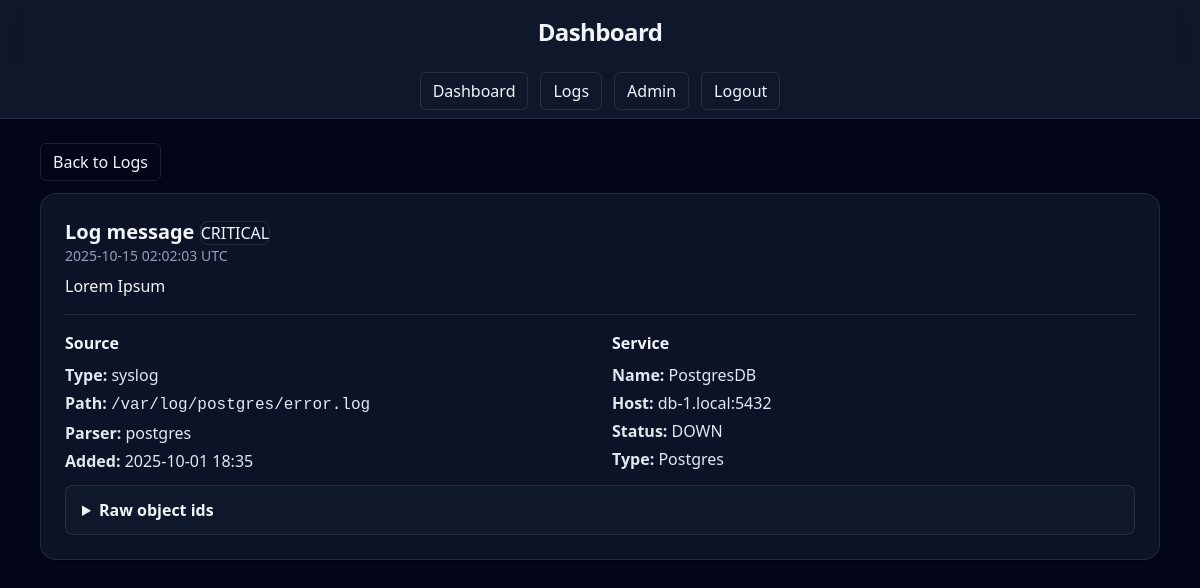
Screenshot of /logs/11 (signed in) with the database file from the repository.
### logging_app/models.py (models this page shows, shortened)
class LogEvent(models.Model):
    source = models.ForeignKey(LogSource, on_delete=models.CASCADE, related_name='events')
    timestamp = models.DateTimeField()
    level = models.CharField(max_length=16) # error, info, warn, critical, etc
    message = models.TextField()

class LogSource(models.Model):
    service_id = models.ForeignKey(Service, on_delete=models.CASCADE, related_name='logs')
    source_type = models.CharField(max_length=16)
    path = models.TextField() # Where the log comes from
    parser = models.CharField(max_length=128, blank=True) # For future processing, what format is the log in?
    created_at = models.DateTimeField(auto_now_add=True)

### monitoring/models.py (models this page shows, shortened)
class Service(models.Model):
    STATUS_CHOICES = (
        ("UP", 'Up'),
        ("DOWN", 'Down'),
        ("UNKNOWN", 'Unknown'),
    )
    server = models.ForeignKey(Server, on_delete=models.PROTECT, related_name='services')
    type = models.ForeignKey(ServiceType, on_delete=models.PROTECT, related_name='services')
    name = models.CharField(max_length=128)
    hostname = models.CharField(max_length=255)
    port = models.PositiveIntegerField()
    status = models.CharField(max_length=16,choices=STATUS_CHOICES, default="UNKNOWN", blank=True)
    config = models.JSONField(default=dict, blank=True)
    created_at = models.DateTimeField(auto_now_add=True)

class ServiceType(models.Model):
    name = models.CharField(max_length=255,unique=True)
    description = models.TextField(blank=True)
    def __str__(self):
        return self.name

### logging_app/views.py (the view)
# urls.py: path('logs/<int:primary_key>',LogDetailView.as_view(),
class LogDetailView(LoginRequiredMixin,View):
    def get(self, request, primary_key):
        log = get_object_or_404(LogEvent, pk=primary_key)
        source = log.source
        service = log.source.service_id
        return render(
            request,
            'logging_app_view/log_details.html',
            {
                'log': log,
                'source': source,
                'service': service
            }
        )

### templates/logging_app_view/log_details.html (shortened to what this page needs)
{% extends "base.html" %}
{% block main_content %}
    <a href="{% url 'logs' %}"
       class="inline-flex items-center rounded-md border border-white/10 px-3 py-1.5 hover:bg-slate-800">Back to
        Logs</a>
    <article class="mt-3 rounded-2xl border border-white/10 bg-slate-900/80 p-6 shadow">
        <header class="mb-2">
            <h3 class="m-0 text-xl py-.5 font-semibold">
                Log message
                <small class="align-middle rounded-lg border border-white/10 text-md font-medium">
                    {{ log.level|upper }}
                </small>
            </h3>
            <p class="m-0 text-sm text-slate-400">{{ log.timestamp|date:"Y-m-d H:i:s T" }}</p>
        </header>
        <section class="text-slate-100">
            {{ log.message }}
        </section>
        <hr class="my-4 border-white/10">
        <section class="grid gap-6 md:grid-cols-2">
            <div>
                <h4 class="mb-2 font-semibold">Source</h4>
                <ul class="space-y-1 text-slate-200">
                    <li><strong>Type:</strong> {{ source.source_type }}</li>
                    <li><strong>Path:</strong> <code>{{ source.path }}</code></li>
                    <li><strong>Parser:</strong> {{ source.parser|default:"none" }}</li>
                    <li><strong>Added:</strong> {{ source.created_at|date:"Y-m-d H:i" }}</li>
                </ul>
            </div>
            <div>
                <h4 class="mb-2 font-semibold">Service</h4>
                <ul class="space-y-1 text-slate-200">
                    <li><strong>Name:</strong> {{ service.name }}</li>
                    <li><strong>Host:</strong> {{ service.hostname }}:{{ service.port }}</li>
                    <li><strong>Status:</strong> {{ service.status }}</li>
                    <li><strong>Type:</strong> {{ service.type }}</li>
                </ul>
            </div>
        </section>
        <details class="mt-3 rounded-lg border border-white/10 bg-slate-900 px-4 py-3">
            <summary class="cursor-pointer font-semibold">Raw object ids</summary>
        </details>
    </article>
{% endblock %}

### rows the page displays
LogEvent: level "CRITICAL", timestamp "2025-10-15 02:02:03 UTC", message "Lorem Ipsum"
LogSource: source_type "syslog", path "/var/log/postgres/error.log", parser "postgres", created_at "2025-10-01 18:35"
Service: name "PostgresDB", hostname "db-1.local", port "5432", status "DOWN", type "Postgres"
